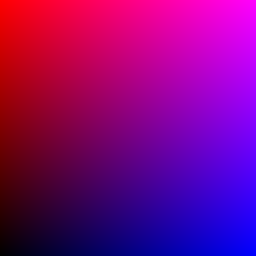
#> input picture z17_cv2_Histograms/map-green-min.png, 256 x 256 px
$ jupyter execute '2D Histograms.ipynb'
#> lines starting #> are read from the running program, lines starting #| are printed output that depends on the picture
[cell 1]
import cv2
import numpy as np
from matplotlib import pyplot as plt

img = cv2.imread('map-green-min.png')
#> img is the input picture: shape (256, 256, 3); mean B, G, R 127.5, 0, 127.5
hsv = cv2.cvtColor(img,cv2.COLOR_BGR2HSV)
#> hsv: shape (256, 256, 3); mean H, S, V 148.1, 255, 170.2
plt.imshow(cv2.cvtColor(img, cv2.COLOR_BGR2RGB))

[cell 2]
hist = cv2.calcHist([hsv], [0, 2], None, [180, 256], [0, 180, 0, 256])
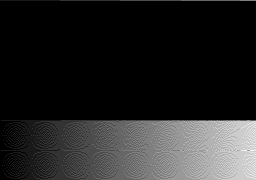
#> hist: shape (180, 256) float32; min 0, max 10, mean 1.42; drawn with min black and max white
plt.imshow(hist,interpolation = 'nearest')
plt.show()


$ run again, with z17_cv2_Histograms/jupiter2.png copied over z17_cv2_Histograms/map-green-min.png
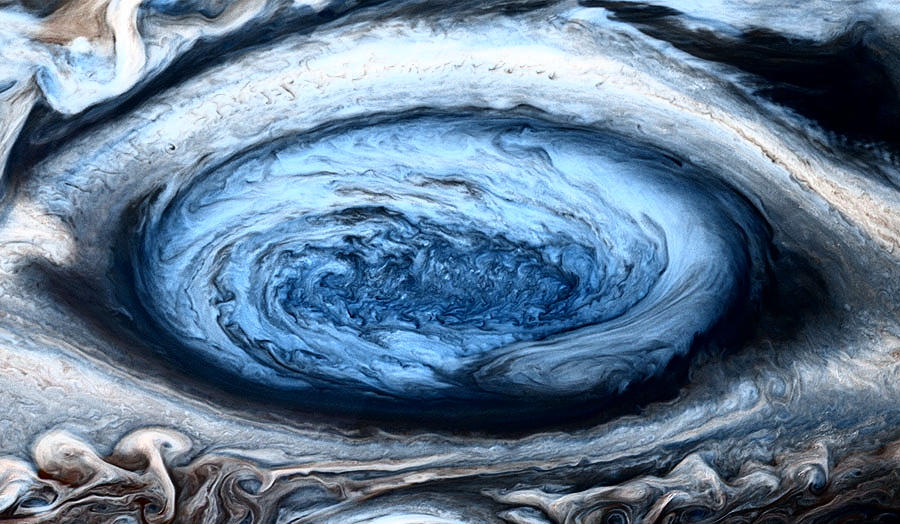
#> input picture z17_cv2_Histograms/jupiter2.png, 900 x 524 px
#> img is the input picture: shape (524, 900, 3); mean B, G, R 147.7, 123.6, 99.2
#> hsv: shape (524, 900, 3); mean H, S, V 104, 106.6, 148.2
#> `hist = cv2.calcHist([hsv], [0, 2], None, [180, 256], [0, 180, 0, 256])`:
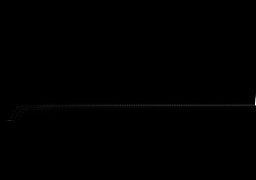
#> hist: shape (180, 256) float32; min 0, max 6469, mean 10.2; drawn with min black and max white
